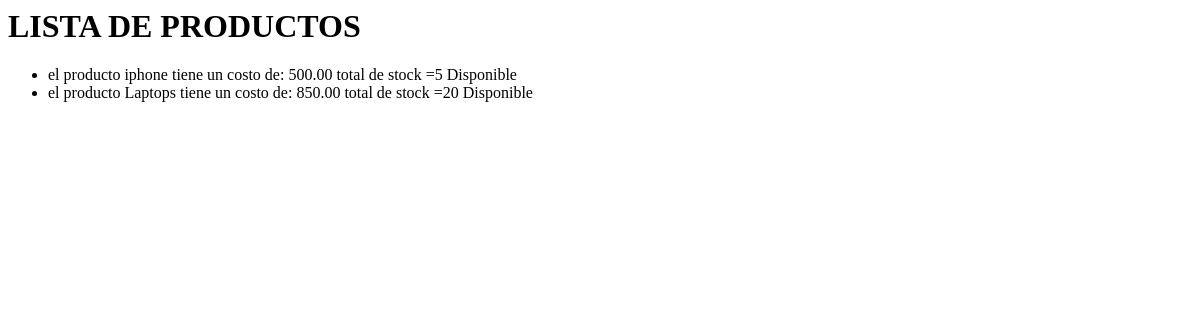
Page /productos/all/ on the earlier database version.
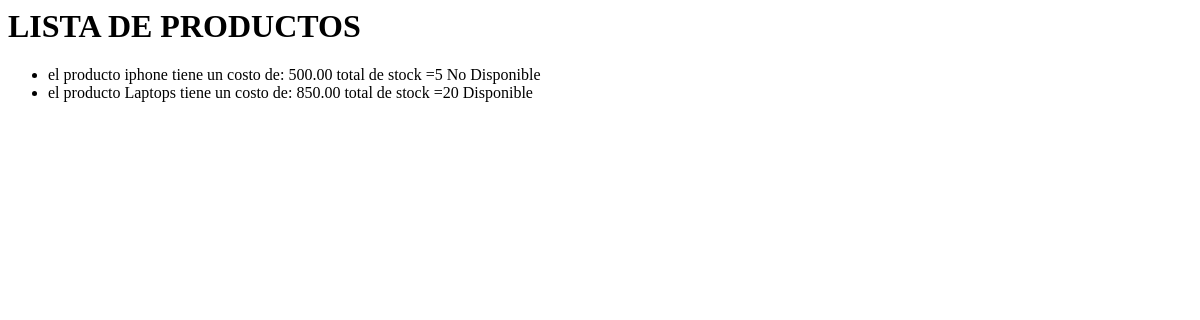
Same page on the later database version.
### producto/models.py (models this page shows, shortened)
class Producto(models.Model):
    name = models.CharField(max_length=100)
    price = models.DecimalField(max_digits=10, decimal_places=2)
    stock = models.IntegerField(default=0)
    Available = models.BooleanField(default=True)

### producto/views.py (the view)
# urls.py: path('all/', views.all_products, name="allproducts"),
def all_products(request):
    productos = Producto.objects.all()
    context ={
        'productos' : productos
    }
    return render(request, 'list_products.html', context)

### templates/list_products.html
<h1>LISTA DE PRODUCTOS</h1>
<ul>
    {%for producto in productos%}
    <li>el producto {{producto.name}} tiene un costo de: {{producto.price}}
        total de stock ={{producto.stock}}
        {%if producto.Available == True%}
             <span>Disponible</span>
        {%else%}
             <span>No Disponible</span>
        {%endif%}
    </li>
    {%endfor%}
</ul>

Differences in the rows shown:
changed Producto "iphone": Available "Disponible" → "No Disponible"
